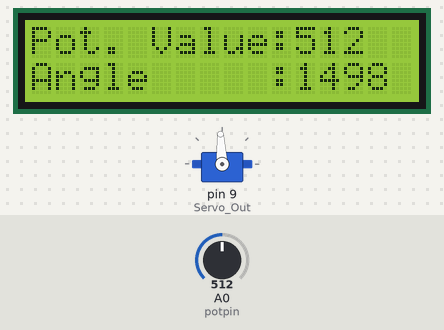
Recording of a sketch running on a simulated Arduino Uno, built with avr-gcc and run on an emulated ATmega328P. On the bench: 16×2 character LCD, servo. Wiring (inferred from the names in the program): character LCD (HD44780): RS pin 12; E pin 11; data pin 4, pin 5, pin 6, pin 7. Inputs (shaded band) come from the test bench; at power-on: A0 (potpin) = 512. Servo pulses on a pin are drawn as a servo (544–2400 µs = 0–180°).

Above: at 1.5 s.
1.6 s: A0 (potpin) set to 716
At 2.9 s:
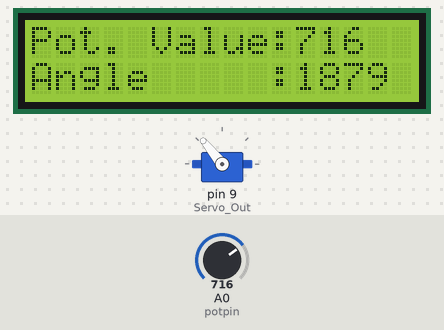
3.6 s: A0 (potpin) set to 900
At 4.9 s:
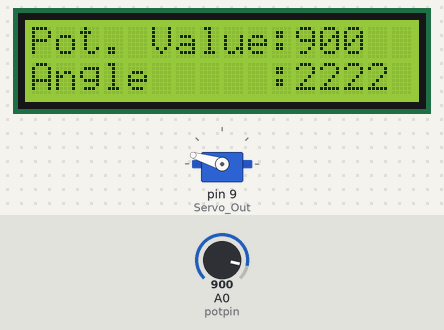
5.3 s: A0 (potpin) set to 1023
At 6.7 s:
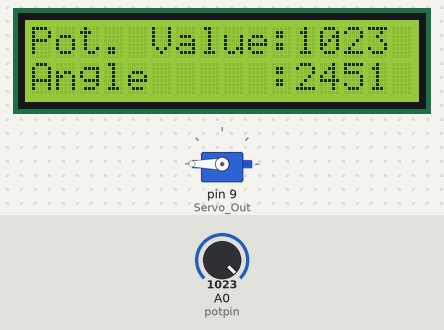
7.0 s: A0 (potpin) set to 306
At 7.9 s:
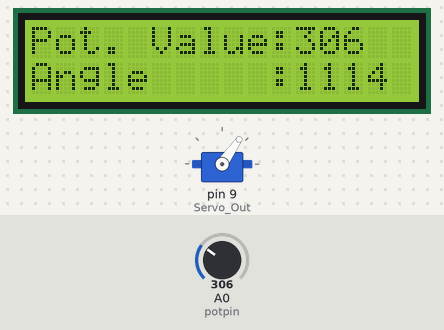
8.7 s: A0 (potpin) set to 122
At 9.8 s:
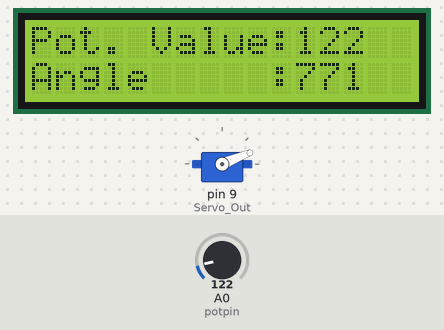
10.3 s: A0 (potpin) set to 0
At 11.1 s:
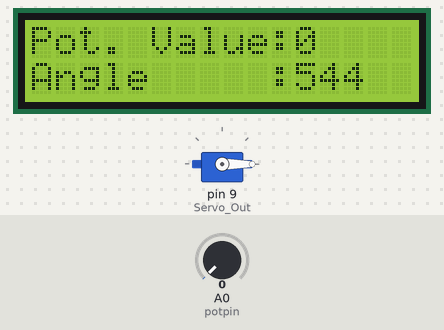
Timing chart, 0 to 13.3 s (numbered marks = the images above; inputs shaded):
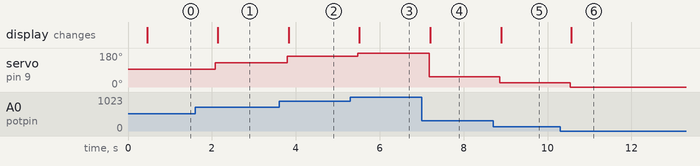

The sketch:

Servo_With_LCD.ino
```cpp
#include "Display.h"
#include "Custom_Servo.h"
/*--------------------------------------------------------------------------------------------------------------*/
uint8_t potpin = A0;  // analog pin used to connect the potentiometer
short val = 0;    // variable to read the value from the analog pin
short angle = 0;
/*--------------------------------------------------------------------------------------------------------------*/
void setup()
{
  pinMode(RS,OUTPUT);
  pinMode(E,OUTPUT);
  pinMode (T_BASE, OUTPUT);

  pinMode(DB4,OUTPUT);
  pinMode(DB5,OUTPUT);
  pinMode(DB6,OUTPUT);
  pinMode(DB7,OUTPUT);

  pinMode(Servo_Out,OUTPUT);

  //digitalWrite(T_BASE,HIGH);
  // delay(100);
  pinMode (T_BASE, LOW);
  delay(200);
  digitalWrite(T_BASE,HIGH);

  LCD_Setup();
  Servo_Setup();

  /*ADC Setup*/
  ADMUX = 0x40; //ADC0 channel, AVCC voltage reference
  ADCSRA |= (1 << ADEN); //enable ADC


  Print_CMD(CLEAR_SCREEN);
  //SetCursor(0,0);
  Print_CMD(SET_DDRAM_ADDR | 0x0);
  Print_To_LCD("Pot. Value:");
  //SetCursor(1,0);
  Print_CMD(SET_DDRAM_ADDR | 0x40);
  Print_To_LCD("Angle     :");
}
/*--------------------------------------------------------------------------------------------------------------*/
void loop()
{

  //start conversion
  ADCSRA |= (1 << ADSC);

  // Wait for conversion to complete
  while (ADCSRA & (1 << ADSC));

  //read ADC result
  val = ADC;
  /*************************************************************************************************************
  conversion from in_min-in_max range to out_min-out_max range
  y = m * x + b
  m = (out_max - out_min) / (in_max - in_min)
  b = out_min = 544
  **************************************************************************************************************/
  angle = 1.865 * val + 544; //conversion from 0-1023 range to 544-2400 range
  OCR1A = angle;


  Print_CMD(SET_DDRAM_ADDR | 0xB);
  Print_To_LCD("    ");
  Print_CMD(SET_DDRAM_ADDR | 0xB);
  Print_To_LCD((int32_t)val);

  Print_CMD(SET_DDRAM_ADDR | 0x4B);
  Print_To_LCD("    ");
  Print_CMD(SET_DDRAM_ADDR | 0x4B);
  Print_To_LCD((int32_t)angle);

  delay(500);
}
/*--------------------------------------------------------------------------------------------------------------*/
```

Custom_Servo.cpp
```cpp
#include "Custom_Servo.h"
#include "Arduino.h"


void Servo_Setup()
{
//_BV macro desription:
//#define _BV(bit) (1 << (bit))
  pinMode(Servo_Out, OUTPUT);
  TCCR1B = 0;
  TCCR1A = 0;
  //set Prescaler to 8 (Timer clock: 2MHz)
  //PWM mode: 10 (PWM,phase correct)
  TCCR1B |= _BV(WGM13) | _BV(CS11);
  TCCR1B &= (~_BV(WGM12)); //~(1 << WGM12);
  TCCR1A |= _BV(WGM11) | _BV(COM1A1);
  TCCR1A &= (~_BV(WGM10)) & (~_BV(COM1A0)); //~(1 << WGM10) & ~(1 << COM1A0);
  ICR1 = 20000;
}
```

Custom_Servo.h
```cpp
#ifndef Custom_Servo_h
#define Custom_Servo_h

#define Servo_Out 9
void Servo_Setup();

#endif
```

Display.cpp
```cpp
#include <stdint.h>
#include "Arduino.h"
#include "Display.h"
/*--------------------------------------------------------------------------------------------------------------*/
inline void latching()
{
  delayMicroseconds(600);
  digitalWrite(E,HIGH);
  delayMicroseconds(500);
  digitalWrite(E,LOW);
  delayMicroseconds(500);
}
/*--------------------------------------------------------------------------------------------------------------*/
void Print_Data(uint8_t data)
{
  digitalWrite(RS, HIGH);
  //print MSB 4 bits
  PORTD = (data & 0xF0);
  latching();
  //print LSB 4 bits
  PORTD = ((data << 4) & 0xF0);
  latching();}
/*--------------------------------------------------------------------------------------------------------------*/
void Print_CMD(uint8_t cmd)
{
  digitalWrite(RS, LOW);
  //print MSB 4 bits
  PORTD = (cmd & 0xF0);
  latching();
  //print LSB 4 bits
  PORTD = ((cmd << 4) & 0xF0);
  latching();
}
/*--------------------------------------------------------------------------------------------------------------*/
void LCD_Setup()
{
  delay(100);

  digitalWrite(RS, LOW);
  //Sets to 4-bit operation. otherwise, next instructions will be wrong execute
  // PORTD = (0x3 << 4) & 0xF0;
  // latching();
  // delay(5);
  // PORTD = (0x3 << 4) & 0xF0;
  // latching();
  // delayMicroseconds(100);
  // PORTD = (0x3 << 4) & 0xF0;
  // latching();
  // delayMicroseconds(100);

  PORTD = (0x2 << 4) & 0xF0;
  latching();
  delayMicroseconds(100);
  Print_CMD(0x28);
  Print_CMD(0x0C);
  Print_CMD(0x06);
  Print_CMD(0x01);
}
/*--------------------------------------------------------------------------------------------------------------*/
void Set_CGRAM(uint8_t* Char_Arr)
{
  Print_Data(Char_Arr[0]);
  Print_Data(Char_Arr[1]);
  Print_Data(Char_Arr[2]);
  Print_Data(Char_Arr[3]);
  Print_Data(Char_Arr[4]);
  Print_Data(Char_Arr[5]);
  Print_Data(Char_Arr[6]);
  Print_Data(Char_Arr[7]);
}
/*--------------------------------------------------------------------------------------------------------------*/
void Print_To_LCD(char* str)
{
  for(uint8_t i = 0; str[i] != '\0'; i++)
    Print_Data(str[i]);
}
/*--------------------------------------------------------------------------------------------------------------*/
void Print_To_LCD(const char* str)
{
  for(uint8_t i = 0; str[i] != '\0'; i++)
    Print_Data(str[i]);
}
/*--------------------------------------------------------------------------------------------------------------*/
void Print_To_LCD(int32_t num,uint8_t base)
{
  uint8_t i = 0;
  uint8_t size = floor(log10((double)num) + 1);
  char buf[size] = {'\0'};

  ltoa(num, buf, base);

  for(i = 0; i < strlen(buf); i++)
    Print_Data(buf[i]);
}
/*--------------------------------------------------------------------------------------------------------------*/
```

Display.h
```cpp
#include <stdint.h>
#include <stdlib.h>
#include <string.h>
#include "Arduino.h"
/*--------------------------------------------------------------------------------------------------------------*/
#ifndef Display_h
#define Display_h
/*--------------------------------------------------------------------------------------------------------------*/
//Port D
#define DB4       4
#define DB5       5
#define DB6       6
#define DB7       7

//Port B
#define T_BASE 8 //Transistor base pin
#define E   11
#define RS  12

//macros for Print_To_LCD function
#define DEC 10
#define HEX 16

//instruction macros
#define CLEAR_SCREEN          0x01
#define RETURN_HOME           0x02
#define ENTRY_MODE_SET        0x04
#define DISPLAY_CONTROL       0x08
#define CURSOR_SHIFT          0x10
#define FUNCTION_SET          0x20
#define SET_CGRAM_ADDR        0x40
#define SET_DDRAM_ADDR        0x80

// flags for display entry mode
#define ENTRY_RIGHT           0x00
#define ENTRY_LEFT            0x02
#define ENTRY_SHIFT_INCREMENT 0x01
#define ENTRY_SHIFT_DECREMENT 0x00

// flags for display on/off control
#define DISPLAY_ON            0x04
#define DISPLAY_OFF           0x00
#define CURSOR_ON             0x02
#define CURSOR_OFF            0x00
#define BLINK_ON              0x01
#define BLINK_OFF             0x00

// flags for display/cursor shift
#define DISPLAY_MOVE          0x08
#define CURSOR_MOVE           0x00
#define MOVE_RIGHT            0x04
#define MOVE_LEFT             0x00

// flags for function set
#define _8BIT_MODE            0x10
#define _4BIT_MODE            0x00
#define _2_LINE               0x08
#define _1_LINE               0x00
#define _5x10_DOTS            0x04
#define _5x8_DOTS             0x00
/*--------------------------------------------------------------------------------------------------------------*/
//print data to screen
void Print_Data(uint8_t data);

//print command to lcd
void Print_CMD(uint8_t cmd);

//Setup Display
void LCD_Setup();

//set custom character to CGRAM
void Set_CGRAM(uint8_t* Char_Arr);

//print some data (string,number etc.) to lcd
void Print_To_LCD(char* str);
void Print_To_LCD(const char* str);
void Print_To_LCD(int32_t num, uint8_t base = DEC);
/*--------------------------------------------------------------------------------------------------------------*/
#endif
```

Measured:
- after the input at 1.6 s, servo on pin 9 (Servo_Out): 93° → 129° after 0.48 s; the display: changes after 0.54 s (image 1)
- after the input at 3.6 s, servo on pin 9 (Servo_Out): 129° → 163° after 0.20 s; the display: changes after 0.23 s (image 2)
- after the input at 5.3 s, servo on pin 9 (Servo_Out): 163° → 180° after 0.18 s; the display: changes after 0.22 s (image 3)
- after the input at 7.0 s, servo on pin 9 (Servo_Out): 180° → 55° after 0.18 s; the display: changes after 0.21 s (image 4)
- after the input at 8.7 s, servo on pin 9 (Servo_Out): 55° → 22° after 0.16 s; the display: changes after 0.19 s (image 5)
- after the input at 10.3 s, servo on pin 9 (Servo_Out): 22° → 0° after 0.24 s; the display: changes after 0.26 s (image 6)
